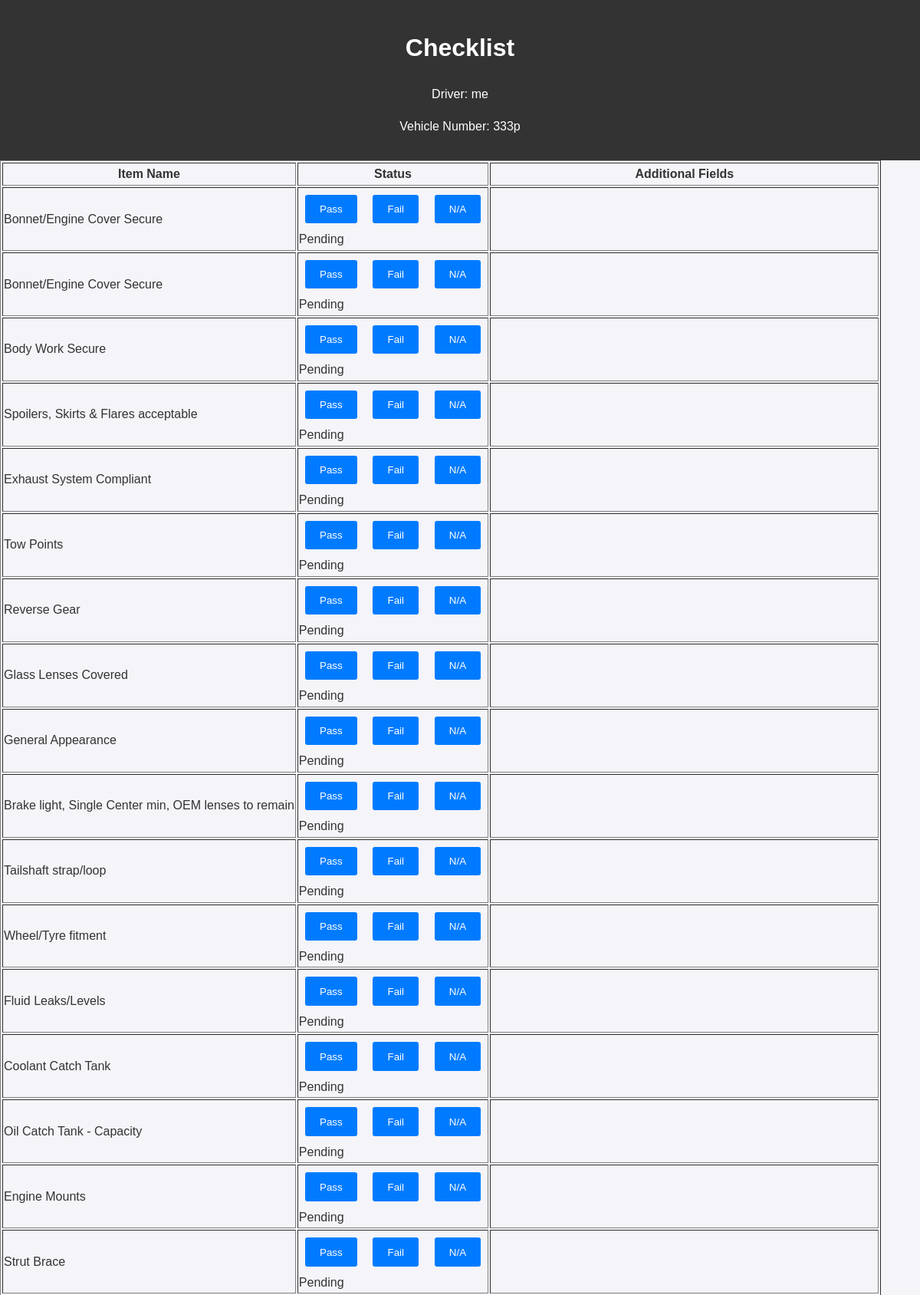
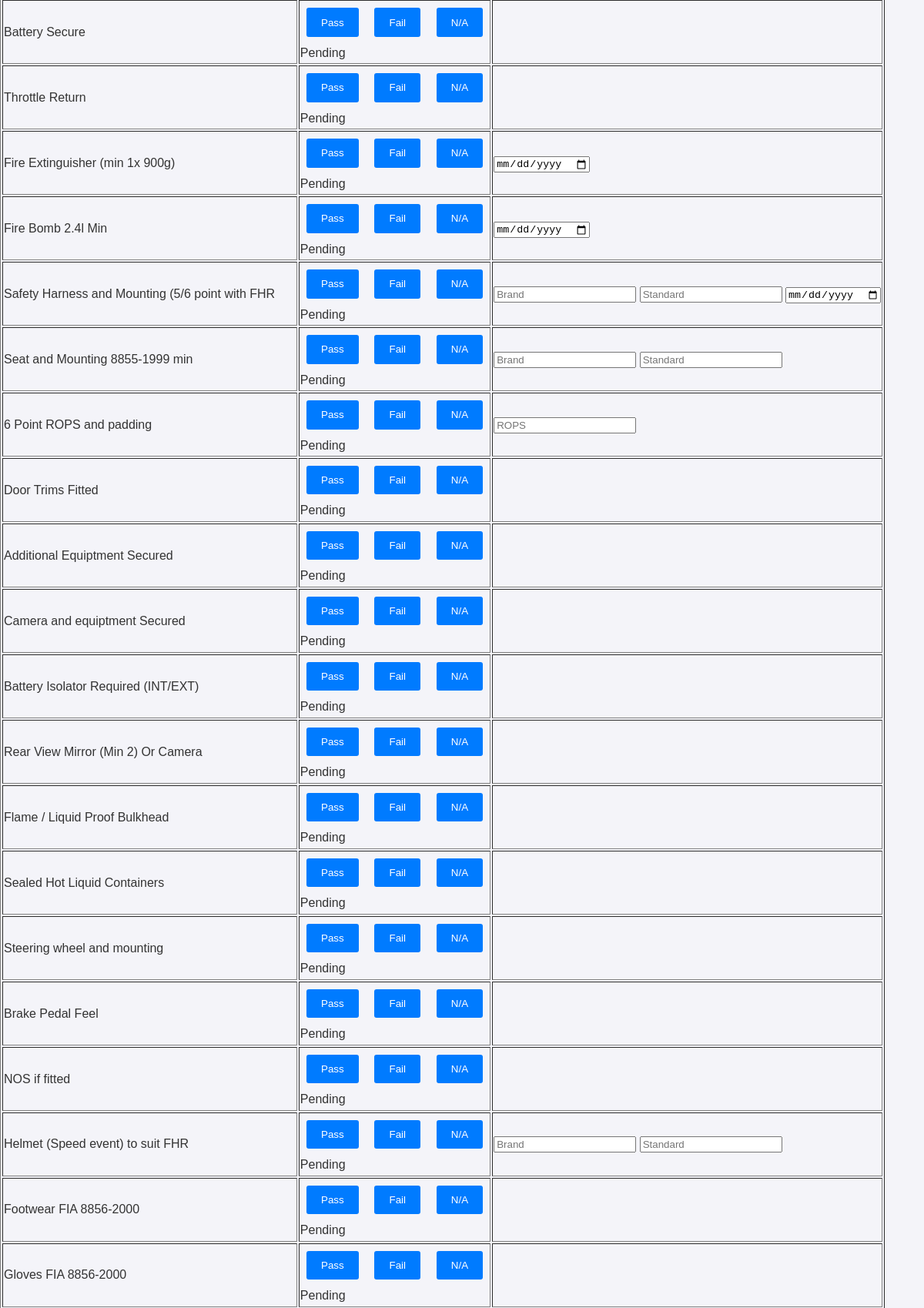
Screenshot of /view_checklist2?checklist_id=19 (upper part) with the database file from the repository (2 pictures, top to bottom).
### models.py (models this page shows)
class Entry(db.Model):
    __tablename__ = 'entries'
    id = db.Column(db.Integer, primary_key=True)  # Unique ID for each entry
    vehicle_number = db.Column(db.String(5), nullable=False)
    vehicle_make = db.Column(db.String(255), nullable=False)
    vehicle_model = db.Column(db.String(255), nullable=False)
    vehicle_type = db.Column(db.String(2), nullable=False, default='W')
    garage_number = db.Column(db.String(255), nullable=True)
    log_book_number = db.Column(db.String(255), nullable=True)
    licence_number = db.Column(db.String(255), nullable=False, default='000000')
    driver_name = db.Column(db.String(255), nullable=False)
    team_name = db.Column(db.String(255), nullable=True)
    class_type = db.Column(db.String(255), nullable=True)  # Renamed from 'class'
    Inspection_report = db.Column(db.Boolean, nullable=False, default=False)
    approved_to_start = db.Column(db.Boolean, nullable=False, default=False)
    failed_items = db.Column(db.Boolean, nullable=False, default=False)
    inspection_checklist = db.relationship('InspectionChecklist', backref='entry', lazy=True)

class InspectionItem(db.Model):
    __tablename__ = 'inspection_items'
    id = db.Column(db.Integer, primary_key=True)
    checklist_id = db.Column(db.Integer, db.ForeignKey('inspection_checklists.id'), nullable=False)
    item_name = db.Column(db.String(255), nullable=False)
    status = db.Column(db.String(50), nullable=False, default='Pending')
    brand = db.Column(db.String(255), nullable=True)
    standard = db.Column(db.String(255), nullable=True)
    expiry_date = db.Column(db.Date, nullable=True)
    rops = db.Column(db.String(255), nullable=True)
    brand_required = db.Column(db.Boolean, default=False)
    standard_required = db.Column(db.Boolean, default=False)
    expiry_date_required = db.Column(db.Boolean, default=False)
    rops_required = db.Column(db.Boolean, default=False)
    value = db.Column(db.String(255), nullable=True)

### app.py (the view)
@app.route('/view_checklist2', methods=['GET', 'POST'])
def view_checklist2():
    scrutineers = Officials.query.filter_by(role="Scrutineer").all()
    if request.method == 'POST':
        entry_id = request.form.get('entry_id')  # Get entry_id from the form
        print(f"Received entry_id: {entry_id}")  # Debugging
        entry = db.session.get(Entry, entry_id)  # Retrieve the entry
        if not entry:
            return jsonify({'error': "Entry not found!"}), 404
        print(f"Found entry: {entry}")  # Debugging
        checklist = InspectionChecklist.query.filter_by(entry_id=entry.id).first()
        if not checklist:
            print("No checklist found. Creating a new checklist.")  # Debugging
            checklist = InspectionChecklist(entry_id=entry.id)
            db.session.add(checklist)
            db.session.commit()
            applicable_items = ChecklistItem.query.filter(
                getattr(ChecklistItem, f"applicable_to_{entry.class_type.lower()}") == True
            ).all()
            for item in applicable_items:
                new_item = InspectionItem(
                    checklist_id=checklist.id,
                    item_name=item.item_name,
                    brand_required=item.brand_required,
                    standard_required=item.standard_required,
                    expiry_date_required=item.expiry_date_required,
                    rops_required=item.rops_required
                )
                db.session.add(new_item)
            db.session.commit()
        items = InspectionItem.query.filter_by(checklist_id=checklist.id).all()
        print(f"Checklist ID: {checklist.id}, Number of items: {len(items)}")  # Debugging
        return render_template(
            'checklist2.html',
            checklist=checklist,
            items=items,
            entry=entry,
            scrutineers=scrutineers,
            current_date=datetime.now().strftime('%Y-%m-%d'),
            current_time=datetime.now().strftime('%H:%M:%S')
        )
    elif request.method == 'GET':
        checklist_id = request.args.get('checklist_id')  # Get checklist_id from query parameters
        checklist = InspectionChecklist.query.get(checklist_id)
        if not checklist:
            return jsonify({'error': "Checklist not found!"}), 404
        entry = Entry.query.get(checklist.entry_id)
        items = InspectionItem.query.filter_by(checklist_id=checklist.id).all()
        return render_template(
            'checklist2.html',
            checklist=checklist,
            items=items,
            entry=entry,
            scrutineers=scrutineers,
            current_date=datetime.now().strftime('%Y-%m-%d'),
            current_time=datetime.now().strftime('%H:%M:%S')
        )

### app.py (called while the page is built)
@app.before_request
def enable_foreign_keys():
    if 'sqlite' in SQLALCHEMY_DATABASE_URI:
        with db.engine.connect() as connection:
            connection.execute(text("PRAGMA foreign_keys=ON"))

### templates/checklist2.html (shortened to what this page needs)
<!DOCTYPE html>
<html lang="en">
<head>
  <link rel="stylesheet" href="{{ url_for('static', filename='styles.css') }}">
</head>
<body>
  <header>
    <h1>Checklist</h1>
    <p>Driver: {{ entry.driver_name }}</p>
    <p>Vehicle Number: {{ entry.vehicle_number }}</p>
  </header>
  <form id="checklistForm" action="/update_checklist2" method="POST">
    <table border="1">
      <thead>
        <tr>
          <th>Item Name</th>
          <th>Status</th>
          <th>Additional Fields</th>
        </tr>
      </thead>
      <tbody>
        {% for item in items %}
        {% if item.item_name == "Vehicle Weight" %}
        <tr>
          <td>{{ item.item_name }}</td>
          <td>
            <input type="number" name="vehicle_weight_{{ item.id }}" value="{{ item.value or '' }}" step="0.1" required>
          </td>
          <td></td>
        </tr>
        {% elif item.item_name == "Scrutineer Name" %}
        <tr>
          <td>{{ item.item_name }}</td>
          <td>
            <select id="scrutineer-name-dropdown" name="scrutineer_name" onchange="updateLicenceNumber()" required>
              <option value="" disabled selected>Select a Scrutineer</option>
              {% for scrutineer in scrutineers %}
              <option value="{{ scrutineer.id }}" data-licence-number="{{ scrutineer.licence_number }}"
                {% if scrutineer.id == checklist.scrutineer_name %}selected{% endif %}>
                {{ scrutineer.name }}
              </option>
              {% endfor %}
            </select>
          </td>
          <td></td>
        </tr>
        {% elif item.item_name == "Scrutineer Licence Number" %}
        <tr>
          <td>{{ item.item_name }}</td>
          <td>
            <select id="scrutineer-licence-dropdown" name="scrutineer_licence_number" required>
              <option value="" disabled selected>Select Licence Number</option>
              {% for scrutineer in scrutineers %}
              <option value="{{ scrutineer.licence_number }}"
                {% if scrutineer.licence_number == checklist.scrutineer_licence_number %}selected{% endif %}>
                {{ scrutineer.licence_number }}
              </option>
              {% endfor %}
            </select>
          </td>
          <td></td>
        </tr>
        {% elif item.item_name == "Date" %}
        <tr>
          <td>{{ item.item_name }}</td>
          <td>
            <input type="text" name="date" value="{{ current_date }}" readonly>
          </td>
          <td></td>
        </tr>
        {% elif item.item_name == "Time" %}
        <tr>
          <td>{{ item.item_name }}</td>
          <td>
            <input type="text" name="time" value="{{ current_time }}" readonly>
          </td>
          <td></td>
        </tr>
        {% else %}
        <tr>
          <td>{{ item.item_name }}</td>
          <td>
            <div>
              <button type="button" class="status-button" data-item-id="{{ item.id }}" data-status="Pass">Pass</button>
              <button type="button" class="status-button" data-item-id="{{ item.id }}" data-status="Fail">Fail</button>
              <button type="button" class="status-button" data-item-id="{{ item.id }}" data-status="NA">N/A</button>
            </div>
            <span id="status-display-{{ item.id }}">{{ item.status }}</span>
          </td>
          <td>
            {% if item.brand_required %}
            <input type="text" name="brand_{{ item.id }}" value="{{ item.brand or '' }}" placeholder="Brand">
            {% endif %}
            {% if item.standard_required %}
            <input type="text" name="standard_{{ item.id }}" value="{{ item.standard or '' }}" placeholder="Standard">
            {% endif %}
            {% if item.expiry_date_required %}
            <input type="date" name="expiry_date_{{ item.id }}" value="{{ item.expiry_date or '' }}">
            {% endif %}
            {% if item.rops_required %}
            <input type="text" name="rops_{{ item.id }}" value="{{ item.rops or '' }}" placeholder="ROPS">
            {% endif %}
          </td>
        </tr>
        {% endif %}
        {% endfor %}
      </tbody>
    </table>
  </form>
</body>
</html>

### static/styles.css (style rules this page uses)
body { font-family: Arial, sans-serif; line-height: 1.6; margin: 0; padding: 0; background-color: #f4f4f9; color: #333; }
header { background: #333; color: #fff; padding: 1rem 0; text-align: center; }
button { margin: 0.5rem; padding: 0.7rem 1.2rem; background: #007BFF; border: none; color: white; border-radius: 3px; cursor: pointer; }

### rows the page displays
Entry: driver_name "me", vehicle_number "333p"
InspectionItem: item_name "Bonnet/Engine Cover Secure", status "Pending"
InspectionItem: item_name "Bonnet/Engine Cover Secure", status "Pending"
InspectionItem: item_name "Body Work Secure", status "Pending"
InspectionItem: item_name "Spoilers, Skirts & Flares acceptable", status "Pending"
InspectionItem: item_name "Exhaust System Compliant", status "Pending"
InspectionItem: item_name "Tow Points", status "Pending"
InspectionItem: item_name "Reverse Gear", status "Pending"
InspectionItem: item_name "Glass Lenses Covered", status "Pending"
InspectionItem: item_name "General Appearance", status "Pending"
InspectionItem: item_name "Brake light, Single Center min, OEM lenses to remain", status "Pending"
InspectionItem: item_name "Tailshaft strap/loop", status "Pending"
InspectionItem: item_name "Wheel/Tyre fitment", status "Pending"
InspectionItem: item_name "Fluid Leaks/Levels", status "Pending"
InspectionItem: item_name "Coolant Catch Tank", status "Pending"
InspectionItem: item_name "Oil Catch Tank - Capacity", status "Pending"
InspectionItem: item_name "Engine Mounts", status "Pending"
InspectionItem: item_name "Strut Brace", status "Pending"
InspectionItem: item_name "Battery Secure", status "Pending"
InspectionItem: item_name "Throttle Return", status "Pending"
InspectionItem: item_name "Fire Extinguisher (min 1x 900g)", status "Pending"
InspectionItem: item_name "Fire Bomb 2.4l Min", status "Pending"
InspectionItem: item_name "Safety Harness and Mounting (5/6 point with FHR", status "Pending"
InspectionItem: item_name "Seat and Mounting 8855-1999 min", status "Pending"
InspectionItem: item_name "6 Point ROPS and padding", status "Pending"
InspectionItem: item_name "Door Trims Fitted", status "Pending"
InspectionItem: item_name "Additional Equiptment Secured", status "Pending"
InspectionItem: item_name "Camera and equiptment Secured", status "Pending"
InspectionItem: item_name "Battery Isolator Required (INT/EXT)", status "Pending"
InspectionItem: item_name "Rear View Mirror (Min 2) Or Camera", status "Pending"
InspectionItem: item_name "Flame / Liquid Proof Bulkhead", status "Pending"
InspectionItem: item_name "Sealed Hot Liquid Containers", status "Pending"
InspectionItem: item_name "Steering wheel and mounting", status "Pending"
InspectionItem: item_name "Brake Pedal Feel", status "Pending"
InspectionItem: item_name "NOS if fitted", status "Pending"
InspectionItem: item_name "Helmet (Speed event) to suit FHR", status "Pending"
InspectionItem: item_name "Footwear FIA 8856-2000", status "Pending"
InspectionItem: item_name "Gloves FIA 8856-2000", status "Pending"
